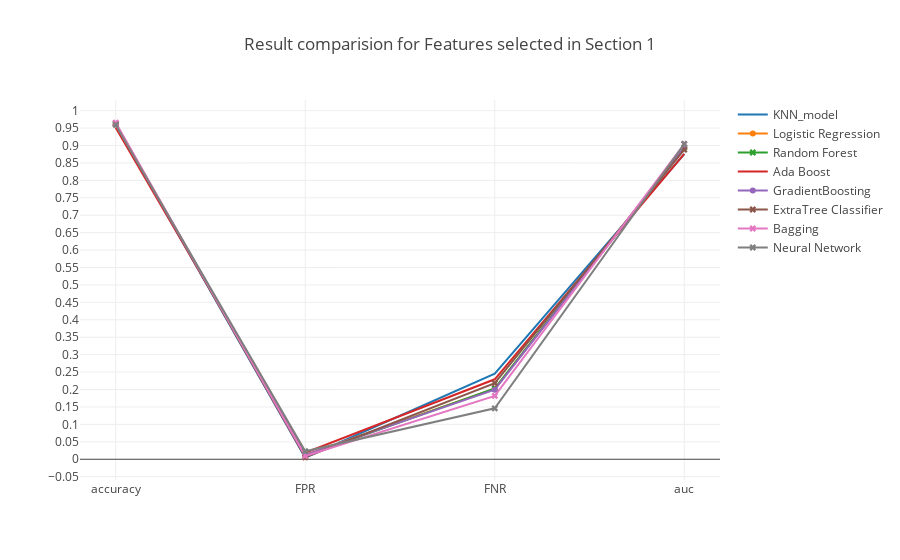

The notebook cell saved with this chart:
### Markdown cell above
### <a id='1.A' style="text-decoration : none; color : #000000;"> A Results</a>

### Code cell
trace0 = go.Scatter(x=table_80_50_test.iloc[0].index.values[[0,5,6,7]],
                    y=table_80_50_test.iloc[0].values[[0,5,6,7]],
                    mode = 'lines',
                    name = 'KNN_model')

trace1 = go.Scatter(x=table_80_50_test.iloc[1].index.values[[0,5,6,7]],
                    y=table_80_50_test.iloc[1].values[[0,5,6,7]],
                    mode = 'lines+markers',
                    name = 'Logistic Regression')

trace2 = go.Scatter(x=table_80_50_test.iloc[2].index.values[[0,5,6,7]],
                    y=table_80_50_test.iloc[2].values[[0,5,6,7]],
                    mode = 'lines+markers',marker=dict(symbol='x'),
                    name = 'Random Forest')


trace3 = go.Scatter(x=table_80_50_test.iloc[3].index.values[[0,5,6,7]],
                    y=table_80_50_test.iloc[3].values[[0,5,6,7]],
                    mode = 'lines',
                    name = 'Ada Boost')

trace4 = go.Scatter(x=table_80_50_test.iloc[4].index.values[[0,5,6,7]],
                    y=table_80_50_test.iloc[4].values[[0,5,6,7]],
                    mode = 'lines+markers',
                    name = 'GradientBoosting')

trace5 = go.Scatter(x=table_80_50_test.iloc[5].index.values[[0,5,6,7]],
                    y=table_80_50_test.iloc[5].values[[0,5,6,7]],
                    mode = 'lines+markers',marker=dict(symbol='x'),
                    name = 'ExtraTree Classifier')

trace6 = go.Scatter(x=table_80_50_test.iloc[6].index.values[[0,5,6,7]],
                    y=table_80_50_test.iloc[6].values[[0,5,6,7]],
                    mode = 'lines+markers',marker=dict(symbol='x'),
                    name = 'Bagging')

trace7 = go.Scatter(x=table_80_50_test.iloc[7].index.values[[0,5,6,7]],
                    y=table_80_50_test.iloc[7].values[[0,5,6,7]],
                    mode = 'lines+markers',marker=dict(symbol='x'),
                    name = 'Neural Network')



data = [trace0, trace1, trace2, trace3, trace4, trace5, trace6, trace7]
layout = go.Layout(yaxis=dict(tick0=0,dtick=0.05),title='Result comparision for Features selected in Section 1')
fig = go.Figure(data=data, layout=layout)

iplot(fig, filename='Result')

### Figure 1 — Plotly figure (JSON) as saved in the notebook; plotly's stock layout.template omitted (floating-point values rounded to 4 significant figures)
{"data": [{"mode": "lines", "name": "KNN_model", "type": "scatter", "uid": "c1d86993-2b4f-48a0-9639-4e28250d0bef", "x": ["accuracy", "FPR", "FNR", "auc"], "y": [0.9604, 0.004258, 0.2454, 0.8752]}, {"mode": "lines+markers", "name": "Logistic Regression", "type": "scatter", "uid": "c620532b-f917-480d-8b42-384adbcb909c", "x": ["accuracy", "FPR", "FNR", "auc"], "y": [0.9599, 0.01227, 0.2023, 0.8927]}, {"marker": {"symbol": "x"}, "mode": "lines+markers", "name": "Random Forest", "type": "scatter", "uid": "e0dcb510-cf26-4aa4-b787-5fdb88f8e264", "x": ["accuracy", "FPR", "FNR", "auc"], "y": [0.9625, 0.009142, 0.2031, 0.8939]}, {"mode": "lines", "name": "Ada Boost", "type": "scatter", "uid": "65764f4e-04bb-412b-997a-dc30c2a83f3c", "x": ["accuracy", "FPR", "FNR", "auc"], "y": [0.9506, 0.01853, 0.2294, 0.8761]}, {"mode": "lines+markers", "name": "GradientBoosting", "type": "scatter", "uid": "e5bac44f-2eff-4f16-b8de-2e2423b5431f", "x": ["accuracy", "FPR", "FNR", "auc"], "y": [0.9601, 0.01252, 0.1994, 0.894]}, {"marker": {"symbol": "x"}, "mode": "lines+markers", "name": "ExtraTree Classifier", "type": "scatter", "uid": "8d6debb0-b0dc-4ebb-aa0b-cb18fbd26fa1", "x": ["accuracy", "FPR", "FNR", "auc"], "y": [0.9631, 0.005761, 0.2184, 0.8879]}, {"marker": {"symbol": "x"}, "mode": "lines+markers", "name": "Bagging", "type": "scatter", "uid": "b69fd43a-db5d-4ece-ad20-778dfaed42c9", "x": ["accuracy", "FPR", "FNR", "auc"], "y": [0.9653, 0.009518, 0.1819, 0.9043]}, {"marker": {"symbol": "x"}, "mode": "lines+markers", "name": "Neural Network", "type": "scatter", "uid": "c93f55ad-3eb2-4402-beb4-6bb399773651", "x": ["accuracy", "FPR", "FNR", "auc"], "y": [0.9591, 0.02292, 0.1461, 0.9043]}], "layout": {"title": "Result comparision for Features selected in Section 1", "yaxis": {"dtick": 0.05, "tick0": 0}}}
